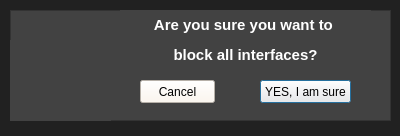
<?xml version="1.0" encoding="UTF-8"?>
<ui version="4.0">
 <class>DialogBlock</class>
 <widget class="QDialog" name="DialogBlock">
  <property name="geometry">
   <rect>
    <x>0</x>
    <y>0</y>
    <width>400</width>
    <height>136</height>
   </rect>
  </property>
  <property name="windowTitle">
   <string>Block</string>
  </property>
  <property name="styleSheet">
   <string notr="true">background-color: #212121;</string>
  </property>
  <widget class="QFrame" name="frame">
   <property name="geometry">
    <rect>
     <x>10</x>
     <y>10</y>
     <width>381</width>
     <height>111</height>
    </rect>
   </property>
   <property name="styleSheet">
    <string notr="true">background-color: #424242;</string>
   </property>
   <property name="frameShape">
    <enum>QFrame::StyledPanel</enum>
   </property>
   <property name="frameShadow">
    <enum>QFrame::Raised</enum>
   </property>
   <widget class="QLabel" name="label">
    <property name="geometry">
     <rect>
      <x>-70</x>
      <y>30</y>
      <width>171</width>
      <height>201</height>
     </rect>
    </property>
    <property name="styleSheet">
     <string notr="true"/>
    </property>
    <property name="text">
     <string>&lt;html&gt;&lt;head/&gt;&lt;body&gt;&lt;p&gt;&lt;img src=&quot;:/img/warning.png&quot; height = &quot;50&quot;/&gt;&lt;/p&gt;&lt;/body&gt;&lt;/html&gt;</string>
    </property>
   </widget>
   <widget class="QLabel" name="label_2">
    <property name="geometry">
     <rect>
      <x>110</x>
      <y>0</y>
      <width>251</width>
      <height>61</height>
     </rect>
    </property>
    <property name="text">
     <string>&lt;html&gt;&lt;head/&gt;&lt;body&gt;&lt;p align=&quot;center&quot;&gt;&lt;span style=&quot; font-size:11pt; font-weight:600; color:#ffffff;&quot;&gt;Are you sure you want to &lt;/span&gt;&lt;/p&gt;&lt;p align=&quot;center&quot;&gt;&lt;span style=&quot; font-size:11pt; font-weight:600; color:#ffffff;&quot;&gt;block all interfaces?&lt;/span&gt;&lt;/p&gt;&lt;/body&gt;&lt;/html&gt;</string>
    </property>
   </widget>
   <widget class="QPushButton" name="BlockAllBut">
    <property name="geometry">
     <rect>
      <x>250</x>
      <y>70</y>
      <width>91</width>
      <height>23</height>
     </rect>
    </property>
    <property name="styleSheet">
     <string notr="true">background-color: rgb(255, 241, 234);</string>
    </property>
    <property name="text">
     <string>YES, I am sure</string>
    </property>
   </widget>
   <widget class="QPushButton" name="CancelBut">
    <property name="geometry">
     <rect>
      <x>130</x>
      <y>70</y>
      <width>75</width>
      <height>23</height>
     </rect>
    </property>
    <property name="styleSheet">
     <string notr="true">background-color: rgb(255, 246, 235);</string>
    </property>
    <property name="text">
     <string>Cancel</string>
    </property>
   </widget>
   <widget class="QPushButton" name="pushButton_3">
    <property name="enabled">
     <bool>false</bool>
    </property>
    <property name="geometry">
     <rect>
      <x>20</x>
      <y>10</y>
      <width>91</width>
      <height>81</height>
     </rect>
    </property>
    <property name="text">
     <string/>
    </property>
    <property name="icon">
     <iconset resource="resource.qrc">
      <normaloff>:/img/warning.png</normaloff>
      <disabledoff>:/img/warning.png</disabledoff>:/img/warning.png</iconset>
    </property>
    <property name="iconSize">
     <size>
      <width>75</width>
      <height>75</height>
     </size>
    </property>
    <property name="flat">
     <bool>true</bool>
    </property>
   </widget>
  </widget>
 </widget>
 <resources>
  <include location="resource.qrc"/>
 </resources>
 <connections/>
</ui>
